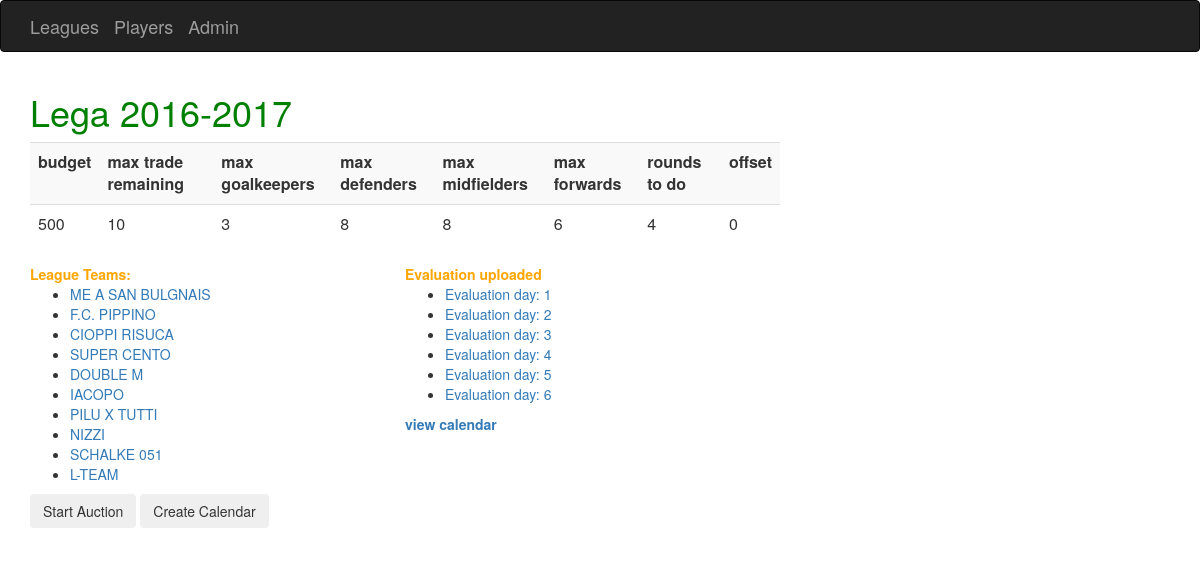
Page /fantalega/leagues/1/ on the earlier database version.
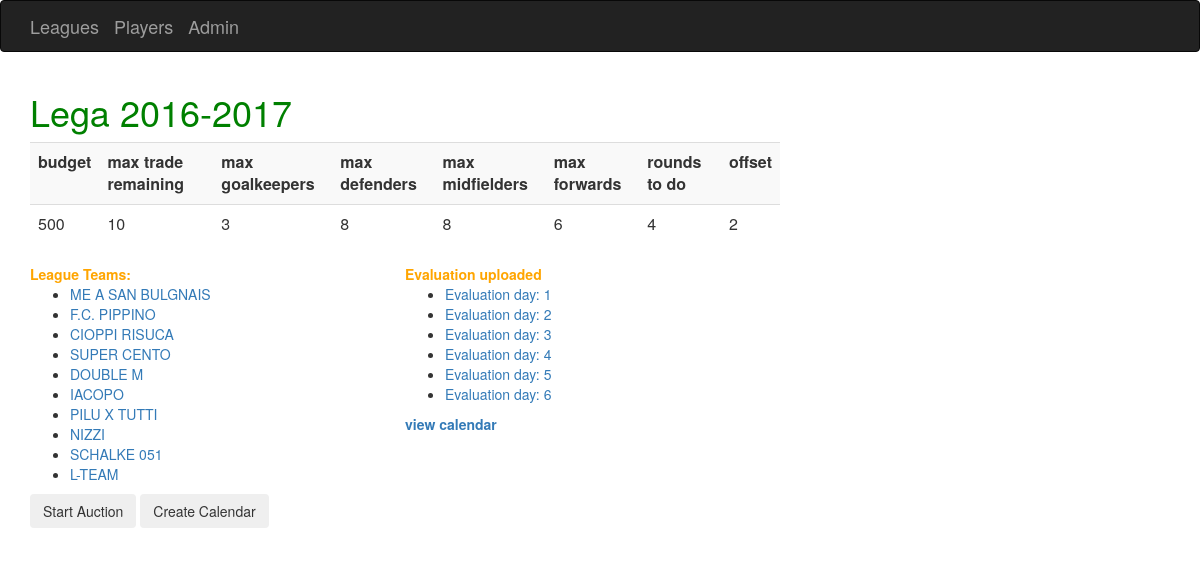
Same page on the later database version.
### fantalega/models.py (models this page shows, shortened)
class League(models.Model):
    name = models.CharField(max_length=32)
    budget = models.IntegerField()
    max_trades = models.IntegerField()
    max_goalkeepers = models.IntegerField()
    max_defenders = models.IntegerField()
    max_midfielders = models.IntegerField()
    max_forwards = models.IntegerField()
    rounds = models.IntegerField()
    offset = models.IntegerField()

### fantalega/views.py (the view)
# urls.py: url(r'^leagues/(?P<league_id>[0-9]+)/$', views.league_details,
def league_details(request, league_id):
    league = League.objects.get(id=int(league_id))
    teams = league.team_set.all()
    days = [d['day'] for d in
            Evaluation.objects.order_by('day').values('day').distinct()]
    if request.GET.get('auction'):
        return redirect('auction', league.id)
    if request.GET.get('calendar'):
        return redirect('calendar', league.id)
    context = {'league': league, 'teams': teams, 'days': days}
    return render(request, 'fantalega/league.html', context)

### fantalega/templates/fantalega/league.html
{% extends 'fantalega/base.html' %}
{% load bootstrap3 %}
{% block content %}
		<h1><font color="green">{{ league.name }}</font></h1>
    <table class="table table-striped" width="40%">
      <tr>
          <th>budget</th>
          <th>max trade remaining</th>
          <th>max goalkeepers</th>
          <th>max defenders</th>
          <th>max midfielders</th>
          <th>max forwards</th>
          <th>rounds to do</th>
          <th>offset</th>
      </tr>
      <tr>
              <td>{{ league.budget }}</td>
              <td>{{ league.max_trades }}</td>
              <td>{{ league.max_goalkeepers }}</td>
              <td>{{ league.max_defenders }}</td>
              <td>{{ league.max_midfielders }}</td>
              <td>{{ league.max_forwards }}</td>
              <td>{{ league.rounds }}</td>
              <td>{{ league.offset }}</td>
      </tr>
    </table>
        <div id="container" style="width:100%;">
            <div id="left" style="float:left; width:50%;">
                <b><font color="orange">League Teams:</font></b>
                <ul>
                  {% for team in teams %}
                  <li><a href="{% url 'team_details' team.id %}">
                      {{ team.name }}</a></li>
                  {% endfor %}
                </ul>
                <form action="#" method="get">
                  <input type="submit" class="btn" value="Start Auction"
                        name="auction">
                  <input type="submit" class="btn" value="Create Calendar"
                        name="calendar">
                </form>
            </div>
            <div id="right" style="float:right; width:50%;">
                <b><font color="orange">Evaluation uploaded</font></b>
                <ul>
                  {% for day in days %}
                  <li><a href="{% url 'vote' league.id day %}">
                      Evaluation day: {{ day }}</a></li>
                  {% endfor %}
                </ul>
                <b><a href="{% url 'matches' league.id %}">view calendar</a></b>
            </div>
        </div>
{% endblock %}

Differences in the rows shown:
changed League: offset "0" → "2"
